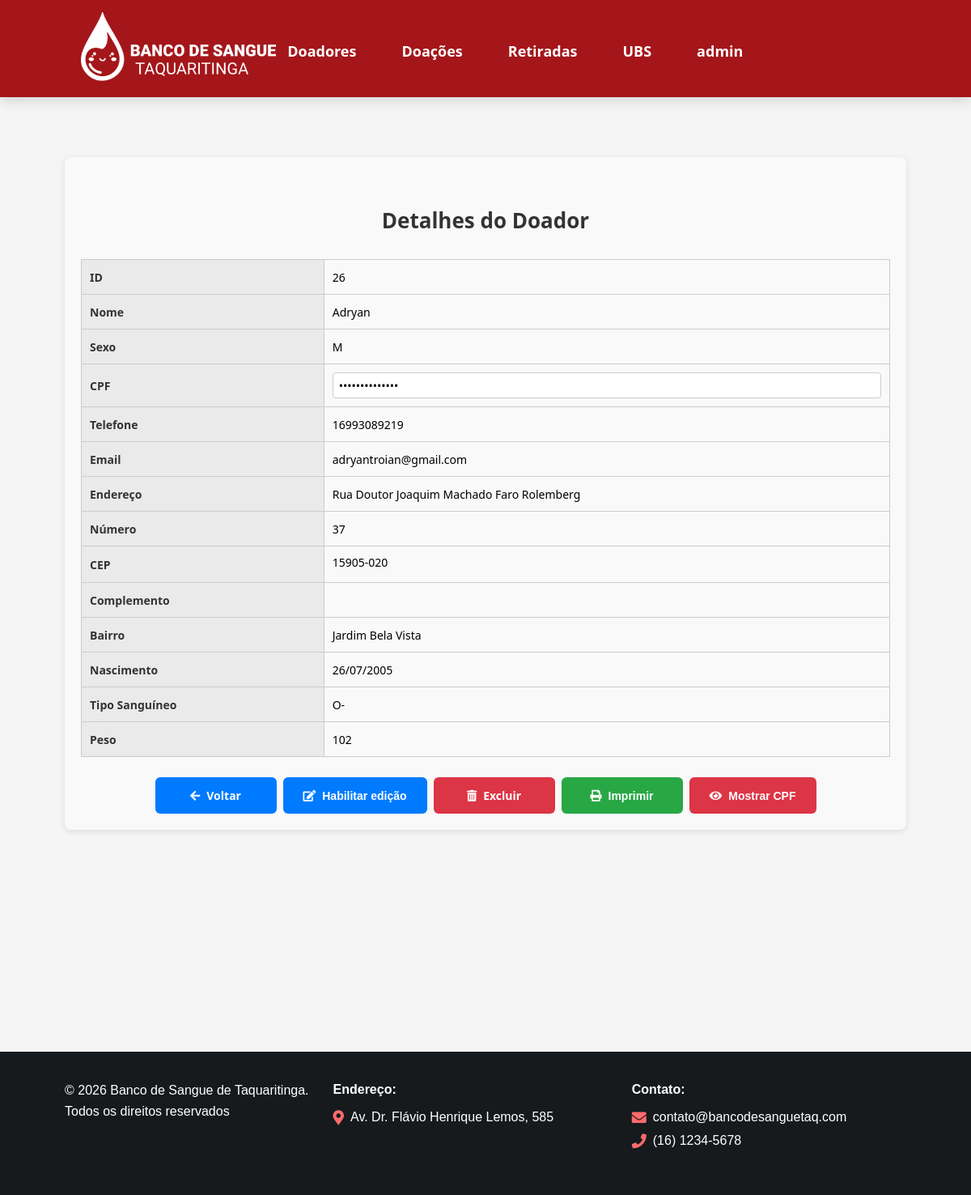
The app's page /web/public/index.php?rota=doador&id=26 (signed in) with its own data.
### tables this page shows
CREATE TABLE `doadores` (
  `id` int(10) UNSIGNED NOT NULL,
  `nome` varchar(45) NOT NULL,
  `sexo` char(1) NOT NULL,
  `cpf` varchar(20) NOT NULL,
  `telefone` varchar(20) NOT NULL,
  `email` varchar(255) NOT NULL,
  `endereco` varchar(100) NOT NULL,
  `numero` int(6) NOT NULL,
  `cep` varchar(20) NOT NULL,
  `complemento` varchar(100) NOT NULL,
  `bairro` varchar(50) NOT NULL,
  `nasc` date NOT NULL,
  `datedonation` date NOT NULL,
  `peso` int(11) NOT NULL,
  `tipo_sangue_id` int(11) DEFAULT NULL,
  `validado` tinyint(1) NOT NULL DEFAULT 0
);

CREATE TABLE `tipos_sangue` (
  `id` int(11) NOT NULL,
  `tipo` varchar(4) NOT NULL
);

### web/app/core/Controller.php (called while the page is built, shortened)
<?php
class Controller
{
    protected function view(
        string $view,
        array $dados = [],
        bool $usarLayout = true
    ): void {
        extract($dados);
        $arquivo = __DIR__ . '/../views/' . $view . '.php';
        require $arquivo;
    }
}

### web/app/controllers/DoadorController.php (called while the page is built, shortened)
<?php
class DoadorController extends Controller
{
    private Doador $doador;
    public function __construct()
    {
        $this->doador = new Doador();
    }
    public function show(int $id): void
    {
        $doador = $this->doador->buscarPorId($id);
        $tiposSangue = $this->doador->listarTiposSangue();
        $this->view('doadores/show', [
            'doador' => $doador,
            'tiposSangue' => $tiposSangue
        ]);
    }
}

### web/public/index.php (called while the page is built)
<?php
require_once __DIR__ . '/../routes/web.php';

### back/api/core/autoload.php (called while the page is built, shortened)
<?php
spl_autoload_register(function ($class) {
    $pastas = [
        __DIR__ . '/../controllers/',
        __DIR__ . '/../models/',
        __DIR__ . '/../middleware/',
        __DIR__ . '/',
        __DIR__ . '/../../../../app/models/',
        __DIR__ . '/../../../../app/controllers/',
        __DIR__ . '/../../../../app/middleware/'
    ];
    foreach ($pastas as $pasta) {
        $arquivo = $pasta . $class . '.php';
    }
});

### web/config/database.php (called while the page is built, shortened)
<?php
class Database
{
    private static ?PDO $connection = null;
    public static function connect(): PDO
    {
        if (self::$connection === null) {
            try {
                self::$connection = new PDO(
                    'mysql:host=' . self::HOST . ';port=3307;dbname=' . self::DB_NAME . ';charset=utf8mb4',
                    self::USER,
                    self::PASSWORD
                );
                self::$connection->setAttribute(
                    PDO::ATTR_ERRMODE,
                    PDO::ERRMODE_EXCEPTION
                );
                self::$connection->setAttribute(
                    PDO::ATTR_DEFAULT_FETCH_MODE,
                    PDO::FETCH_ASSOC
                );
            } catch (PDOException $e) {
                die('** Falha na conexão com o banco de dados: ' . $e->getMessage());
            }
        }
        return self::$connection;
    }
}

### web/app/models/Model.php (called while the page is built, shortened)
<?php
require_once __DIR__ . '/../../config/database.php';
class Model
{
    public function __construct()
    {
        $this->db = Database::connect();
    }
}

### web/app/models/Doador.php (called while the page is built, shortened)
<?php
class Doador extends Model
{
    public function buscarPorId(int $id): ?array
    {
        $sql = "
            SELECT
                d.*,
                ts.tipo AS tipo_sangue
            FROM doadores d
            LEFT JOIN tipos_sangue ts
                ON d.tipo_sangue_id = ts.id
            WHERE d.id = ?
        ";
        $stmt = $this->db->prepare($sql);
        $stmt->execute([$id]);
        $doador = $stmt->fetch();
        return $doador ?: null;
    }
}

### web/app/views/doadores/show.php (the view, shortened to what this page needs)
<?php
$formatar = function ($valor) {
    return htmlspecialchars((string) ($valor ?? ''), ENT_QUOTES, 'UTF-8');
};
$cpfNumeros = preg_replace('/\D/', '', (string) ($doador['cpf'] ?? ''));
$cepNumeros = preg_replace('/\D/', '', (string) ($doador['cep'] ?? ''));
$formatarCPF = function ($cpf) {
    $cpf = preg_replace('/\D/', '', (string) $cpf);
    if (strlen($cpf) === 11) {
        return substr($cpf, 0, 3) . '.' .
               substr($cpf, 3, 3) . '.' .
               substr($cpf, 6, 3) . '-' .
               substr($cpf, 9, 2);
    }
    return $cpf;
};
$formatarCEP = function ($cep) {
    $cep = preg_replace('/\D/', '', (string) $cep);
    if (strlen($cep) === 8) {
        return substr($cep, 0, 5) . '-' . substr($cep, 5, 3);
    }
    return $cep;
};
?>
<div class="doador-detalhes-container">
    <h1 class="doador-detalhes-titulo">Detalhes do Doador</h1>
    <form
        id="formDoador"
        action="index.php?rota=atualizar-doador"
        method="POST"
    >
        <div class="doador-detalhes-tabela-container">
            <table class="doador-detalhes-tabela" id="printTable">
                <tr>
                    <th>ID</th>
                    <td><?= (int) $doador['id']; ?></td>
                </tr>
                <tr>
                    <th>Nome</th>
                    <td>
                        <span class="valor"><?= $formatar($doador['nome']); ?></span>
                    </td>
                </tr>
                <tr>
                    <th>Sexo</th>
                    <td>
                        <span class="valor"><?= $formatar($doador['sexo']); ?></span>
                    </td>
                </tr>
                <tr>
                    <th>CPF</th>
                    <td>
                        <input
                            type="password"
                            id="cpfField"
                            class="valor"
                            value="<?= $formatar($formatarCPF($cpfNumeros)); ?>"
                            readonly
                        >
                    </td>
                </tr>
                <tr>
                    <th>Telefone</th>
                    <td>
                        <span class="valor" id="telefoneField">
                            <?= $formatar($doador['telefone']); ?>
                        </span>
                    </td>
                </tr>
                <tr>
                    <th>Email</th>
                    <td>
                        <span class="valor"><?= $formatar($doador['email']); ?></span>
                    </td>
                </tr>
                <tr>
                    <th>Endereço</th>
                    <td>
                        <span class="valor"><?= $formatar($doador['endereco']); ?></span>
                    </td>
                </tr>
                <tr>
                    <th>Número</th>
                    <td>
                        <span class="valor"><?= $formatar($doador['numero']); ?></span>
                    </td>
                </tr>
                <tr>
                    <th>CEP</th>
                    <td>
                        <span class="valor"><?= $formatar($formatarCEP($cepNumeros)); ?></span>
                    </td>
                </tr>
                <tr>
                    <th>Complemento</th>
                    <td>
                    </td>
                </tr>
                <tr>
                    <th>Bairro</th>
                    <td>
                        <span class="valor"><?= $formatar($doador['bairro']); ?></span>
                    </td>
                </tr>
                <tr>
                    <th>Nascimento</th>
                    <td>
                        <span class="valor">
                            <?= !empty($doador['nasc']) ? (new DateTime($doador['nasc']))->format('d/m/Y') : ''; ?>
                        </span>
                    </td>
                </tr>
                <tr>
                    <th>Tipo Sanguíneo</th>
                    <td>
                        <span class="valor"><?= $formatar($doador['tipo_sangue'] ?? ''); ?></span>
                    </td>
                </tr>
                <tr>
                    <th>Peso</th>
                    <td>
                        <span class="valor"><?= $formatar($doador['peso']); ?></span>
                    </td>
                </tr>
            </table>
        </div>
        <div class="doador-detalhes-voltar">
            <a href="?rota=doadores" class="doador-detalhes-btn">
                <i class="fas fa-arrow-left"></i> Voltar
            </a>
            <button
                type="button"
                id="btnHabilitarEdicao"
                class="doador-detalhes-btn"
                onclick="habilitarEdicao()"
            >
                <i class="fas fa-edit"></i> Habilitar edição
            </button>
            <a
                href="?rota=excluir&id=<?= (int) $doador['id']; ?>"
                class="doador-detalhes-btn btn-excluir"
                onclick="return confirm('Tem certeza que deseja excluir este doador?');"
            >
                <i class="fas fa-trash-alt"></i> Excluir
            </a>
            <button
                type="button"
                class="doador-detalhes-btn imprimir-btn"
                onclick="printTable()"
            >
                <i class="fas fa-print"></i> Imprimir
            </button>
            <button
                type="button"
                class="doador-detalhes-btn btn-exibir-cpf"
                onclick="toggleCpfVisibility(this)"
            >
                <i class="fas fa-eye"></i> Mostrar CPF
            </button>
        </div>
    </form>
</div>
<link
    rel="stylesheet"
    href="https://cdnjs.cloudflare.com/ajax/libs/font-awesome/5.15.3/css/all.min.css"
>

### web/public/css/style.css (style rules this page uses)
body, html { margin: 0; padding: 0; box-sizing: border-box; background-color: #F5F5F5; height: 100%; font-family: 'Segoe UI', -apple-system, BlinkMacSystemFont, Roboto, Helvetica, Arial, sans-serif !important; transition: opacity 0.5s ease-out; }
*, *::before, *::after { box-sizing: border-box; }
.dashboard-movimentacoes-title, h1, h2 { margin-top: 40px; text-decoration: none !important; border-bottom: none !important; }

### web/app/views/doadores/show.php (style rules this page uses)
.doador-detalhes-container { max-width: 100%; margin: 30px auto; padding: 20px; background-color: #f9f9f9; border-radius: 8px; box-shadow: 0 2px 8px rgba(0, 0, 0, 0.1); box-sizing: border-box; }
.doador-detalhes-titulo { text-align: center; margin-bottom: 30px; color: #333; font-size: 26px; }
.doador-detalhes-tabela-container { width: 100%; overflow: hidden; }
.doador-detalhes-tabela { width: 100%; border-collapse: collapse; font-size: 14px; table-layout: fixed; }
.doador-detalhes-tabela th, .doador-detalhes-tabela td { padding: 10px; border: 1px solid #ccc; text-align: left; vertical-align: middle; overflow-wrap: break-word; box-sizing: border-box; }
.doador-detalhes-tabela th { background-color: #eaeaea; color: #333; width: 30%; }
.doador-detalhes-tabela td { height: 43px; }
.doador-detalhes-tabela input, .doador-detalhes-tabela select { width: 100%; max-width: 100%; height: 32px; padding: 5px 7px; border: 1px solid #ccc; border-radius: 4px; box-sizing: border-box; font-family: inherit; font-size: inherit; }
.doador-detalhes-voltar { display: flex; flex-direction: row; flex-wrap: wrap; align-items: center; justify-content: center; gap: 8px; margin-top: 25px; }
.doador-detalhes-voltar .doador-detalhes-btn { display: inline-flex; flex: 0 0 auto; width: auto; min-width: 150px; height: 45px; margin: 0; align-items: center; justify-content: center; box-sizing: border-box; }
.doador-detalhes-btn { background-color: #007BFF; cursor: pointer; color: white; padding: 10px 25px; border: none; border-radius: 6px; text-decoration: none; font-weight: bold; transition: background-color 0.2s ease; line-height: 1; font-size: 14px; }
.btn-exibir-cpf, .btn-excluir, .btn-cancelar { background-color: #dc3545; }
.doador-detalhes-btn.imprimir-btn { background-color: #28a745; }
.doador-detalhes-btn i { margin-right: 8px; }
.doador-detalhes-container button, .doador-detalhes-container a, .doador-detalhes-container [role="button"] { cursor: pointer; }
#btnHabilitarEdicao { display: inline-flex; }

### records on screen
doadores: id "26", nome "Adryan", sexo "M", telefone "16993089219", email "adryantroian@gmail.com", endereco "Rua Doutor Joaquim Machado Faro Rolemberg", numero "37", cep "15905-020", bairro "Jardim Bela Vista", nasc "26/07/2005", tipo_sangue.tipo "O-", peso "102"

### other values on screen
$_SESSION['usuario'] "admin"
